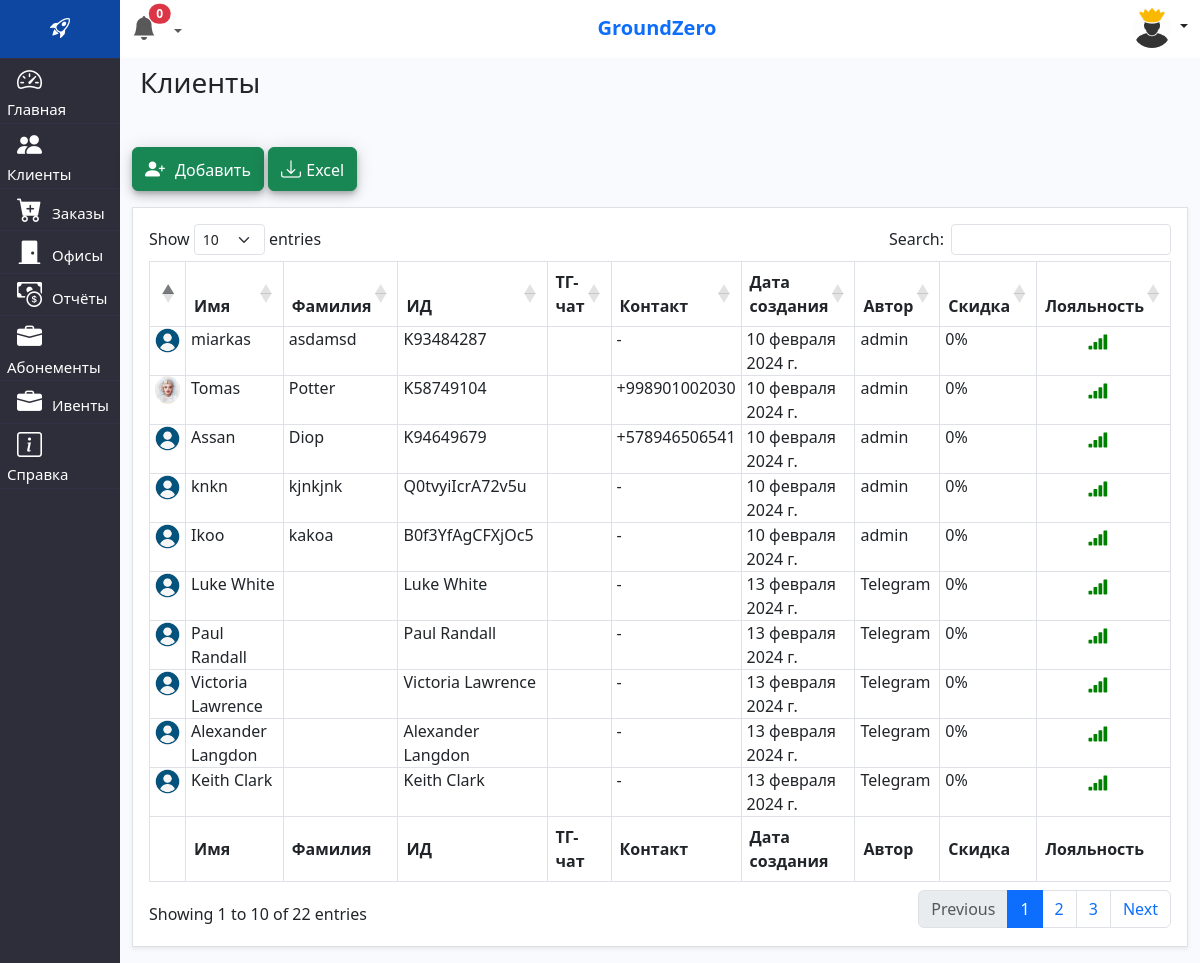
Screenshot of /clients/ (signed in) with the database file from the repository.
### crm/models.py (models this page shows, shortened)
class Client(models.Model):
    objects = None
    languages = [("en", 'English'), ("ru", 'Russian'), ("uz", 'Uzbek')]
    tg_lang = models.CharField(max_length=10, choices=languages, default='ru', blank=True, null=True)
    name = models.CharField(max_length=50, verbose_name='Имя')
    surname = models.CharField(max_length=50, verbose_name='Фамилия')
    telegram_id = models.TextField(max_length=100, verbose_name='ТГ-ИД клиента', unique=True)
    image = models.ImageField(upload_to='images/', null=True, blank=True, verbose_name='Фото клиента')
    username = models.CharField(max_length=50, verbose_name='tg-username', null=True, blank=True)
    phone = models.CharField(max_length=20, verbose_name='Контакты', null=True, blank=True)
    comment = models.TextField(verbose_name='Комментария', null=True, blank=True)
    docs = models.FileField(upload_to='docs/users', null=True, blank=True, verbose_name='Документы')
    added_user = models.ForeignKey(settings.AUTH_USER_MODEL, on_delete=models.CASCADE, null=True, blank=True)
    created_at = models.DateTimeField(auto_now_add=True, verbose_name='Дата создания')
    discount = models.SmallIntegerField(default=0, verbose_name='Скидка %')
    email = models.EmailField(blank=True, null=True, verbose_name='Email')
    loyalty = models.PositiveSmallIntegerField(default=1, verbose_name='Стаж клиента/день')
    activity = models.PositiveSmallIntegerField(default=4, verbose_name='Индекс активности')
    def get_absolute_url(self):
        return reverse('client', kwargs={'telegram_id': self.telegram_id})
    def get_contact(self):
        if self.phone:
            return self.phone
        else:
            return '-'
    def file_link(self):
        if self.docs:
            return self.docs.url
    file_link.allow_tags = True
    def get_image(self):
        if self.image:
            return self.image.url
        else:
            return '/static/user.png'
    class Meta:
        verbose_name = 'Клиент'
        verbose_name_plural = 'Клиенты'

### crm/views.py (the view)
# urls.py: path('clients/', ClientsView.as_view(), name='clientview'),
class ClientsView(ListView):
    model = Client
    template_name = 'crm/clients.html'
    extra_context = {'title': 'Клиенты'}
    context_object_name = 'clients'
    def get_context_data(self, **kwargs):
        context = super().get_context_data(**kwargs)
        clients = Client.objects.order_by('-created_at')
        for client in clients:
            order = Order.objects.filter(client=client).order_by('-order_start').values('order_start').first()
            date = datetime.datetime.now()
            if order is not None:
                days_from_last_order = (date - order['order_start']).days
                if 0 <= days_from_last_order <= 7:
                    client.activity = 4
                elif 8 <= days_from_last_order <= 14:
                    client.activity = 3
                elif 15 <= days_from_last_order <= 30:
                    client.activity = 2
                elif 31 <= days_from_last_order:
                    client.activity = 1
                else:
                    client.activity = 4
            else:
                client.activity = 1
        return context

### crm/context_processor.py (called while the page is built)
def deactivete_subscribtion(request):
    eski_abonents = AbonementBuyList.objects.filter(subscription_end__lt=datetime.date.today())
    eski_abonents.update(is_active=False)
    return {
        'eski_abonents': eski_abonents
    }

### crm/templates/crm/clients.html (shortened to what this page needs)
{% extends 'base.html' %}
{% load static %}
{% block main %}
<h3 class="m-2 mb-5">{{title}}</h3>
    <div class="ml-0 mb-3">
        <button class="btn btn-success" style="box-shadow: 0 3px 5px -1px rgba(0,0,0,.2),0 6px 10px 0 rgba(0,0,0,.14),0 1px 18px 0 rgba(0,0,0,.12)!important">
            <a href="{% url 'add_client' %}" style="color: white;text-decoration: none"><i class="bi bi-person-plus-fill"></i>Добавить</a>
        </button>
        {% if user.is_superuser %}
        <button class="btn btn-success" style="box-shadow: 0 3px 5px -1px rgba(0,0,0,.2),0 6px 10px 0 rgba(0,0,0,.14),0 1px 18px 0 rgba(0,0,0,.12)!important"><a href="{% url 'export_client' %}" style="color: white;text-decoration: none;"><i class="bi bi-download m-0"> </i>Excel</a>
        </button>
        {% endif %}
    </div>
<div class="mt-1 mb-3 p-3 button-container bg-white border shadow-sm">
    {% include 'crm/components/_client_table.html' %}
</div>
{% endblock main %}

### templates/components/_header.html (shortened to what this page needs)
{% load static %}
<div class="row header shadow-sm">
    <div class="col-sm-2 text-center" style="width: 10%;padding: 0;">
        <div class="mr-3 pt-2 pb-2 mb-0" style="background-color: #0D47A1;">
            <h3 class="logo">
                <a href="{% url 'index' %}" class="text-white fs-4 text-decoration-none">
                    <i class="bi bi-rocket-takeoff m-0 p-0"></i>
                </a>
            </h3>
        </div>
    </div>
    <div class="col-sm-10 text-center pt-2" style="width: 90%;">
        <div class="d-grid gap-2 d-md-flex justify-content-md-between">
            {% include 'crm/components/notifications.html' %}
            <span class="text-primary" style="font-size:20px;display: flex; align-items: center"><strong>{{ user.groups.all.0.name }}</strong></span>
            <div class="nav-item dropdown">
                <a class="nav-link dropdown-toggle" href="#" role="button" data-bs-toggle="dropdown"
                   aria-expanded="false">
                    {% if user.is_superuser %}
                    <img src="{% static 'admin_icon.jpg' %}" alt="" class='rounded-circle' style="width:40px">
                    {% else %}
                    <img src="{% static 'user.png' %}" alt="" class='rounded-circle' style="width:40px">
                    {% endif %}
                </a>
            </div>
        </div>
    </div>
</div>

### crm/templates/crm/components/_client_table.html (shortened to what this page needs)
<link rel="stylesheet" href="https://cdnjs.cloudflare.com/ajax/libs/twitter-bootstrap/5.3.0/css/bootstrap.min.css">
<link rel="stylesheet" href="https://cdn.datatables.net/1.13.6/css/dataTables.bootstrap5.min.css">
<table id="example" class="table table-hover table-bordered" style="width:100%">
    <thead>
    <tr>
        <th></th>
        <th>Имя</th>
        <th>Фамилия</th>
        <th>ИД</th>
        <th>ТГ-чат</th>
        <th>Контакт</th>
        <th>Дата создания</th>
        <th>Автор</th>
        <th>Скидка</th>
        <th>Лояльность</th>
    </tr>
    </thead>
    <tbody>
    {% for c in clients %}
    <tr onclick="window.location='{{ c.get_absolute_url }}'" style="cursor: pointer">
        <td style="padding:0px 5px;text-align:center"><img src="{{ c.get_image }}" class='rounded-circle' style="width:25px "></td>
        <td style="padding:0px 5px">{{ c.name }}</td>
        <td style="padding:0px 5px">{{ c.surname }}</td>
        <td style="padding:0px 5px">{{ c.telegram_id }}</td>
        {% if c.username %}
        <td style="padding:0px 5px"><a href="https://t.me/{{ c.username }}" class="text-primary" style="text-decoration: none"><i class="bi bi-telegram p-0 m-0"> </i>Chat</a>
        </td>
        {% else %}
        <td style="padding:0px 5px"></td>
        {% endif %}
        <td style="padding:0px 5px">{{ c.get_contact }}</td>
        <td style="padding:0px 5px">{{ c.created_at.date }}</td>
        {% if c.added_user %}
        <td style="padding:0px 5px">{{ c.added_user }}</td>
        {% else %}
        <td style="padding:0px 5px">Telegram</td>
        {% endif %}
        <td style="padding:0px 5px">{{ c.discount }}%</td>
        {% if c.activity == 1 %}
        <td class="p-0 text-center" style="padding:0px 5px"><i class="bi bi-reception-{{ c.activity }}"
                                       style="color:red;font-size:30px"></i>
        </td>
        {% elif c.activity == 2 %}
        <td class="p-0 text-center" style="padding:0px 5px"><i class="bi bi-reception-{{ c.activity }}"
                                       style="color:orange;font-size:30px"></i>
        </td>
        {% elif c.activity == 3 %}
        <td class="p-0 text-center" style="padding:0px 5px"><i class="bi bi-reception-{{ c.activity }}"
                                       style="color:green;font-size:30px"></i>
        </td>
        {% else %}
        <td class="p-0 text-center" style="padding:0px 5px"><i class="bi bi-reception-{{ c.activity }}"
                                       style="color:green;font-size:20px"></i>
        </td>
        {% endif %}
    </tr>
    {% endfor %}
    </tbody>
    <tfoot>
    <tr>
        <th></th>
        <th>Имя</th>
        <th>Фамилия</th>
        <th>ИД</th>
        <th>ТГ-чат</th>
        <th>Контакт</th>
        <th>Дата создания</th>
        <th>Автор</th>
        <th>Скидка</th>
        <th>Лояльность</th>
    </tr>
    </tfoot>
</table>

### crm/static/css/style.css (style rules this page uses)
i { font-size: 20px; margin-right: 10px; }
a { text-decoration: none; color: aliceblue; }

### crm/static/css/send_notification.css (style rules this page uses)
button { font-family: inherit; font-size: 10px; background: royalblue; color: white; padding: 0.7em 1em; padding-left: 0.9em; display: flex; align-items: center; border: none; border-radius: 16px; overflow: hidden; transition: all 0.2s; }

### rows the page displays
Client: name "miarkas", surname "asdamsd", telegram_id "K93484287", get_contact "-", created_at "10 февраля 2024 г.", added_user "admin", discount "0"
Client: get_image (picture), name "Tomas", surname "Potter", telegram_id "K58749104", get_contact "+998901002030", created_at "10 февраля 2024 г.", added_user "admin", discount "0"
Client: name "Assan", surname "Diop", telegram_id "K94649679", get_contact "+578946506541", created_at "10 февраля 2024 г.", added_user "admin", discount "0"
Client: name "knkn", surname "kjnkjnk", telegram_id "Q0tvyiIcrA72v5u", get_contact "-", created_at "10 февраля 2024 г.", added_user "admin", discount "0"
Client: name "Ikoo", surname "kakoa", telegram_id "B0f3YfAgCFXjOc5", get_contact "-", created_at "10 февраля 2024 г.", added_user "admin", discount "0"
Client: name "Luke White", telegram_id "Luke White", get_contact "-", created_at "13 февраля 2024 г.", shows "Telegram", discount "0"
Client: name "Paul Randall", telegram_id "Paul Randall", get_contact "-", created_at "13 февраля 2024 г.", shows "Telegram", discount "0"
Client: name "Victoria Lawrence", telegram_id "Victoria Lawrence", get_contact "-", created_at "13 февраля 2024 г.", shows "Telegram", discount "0"
Client: name "Alexander Langdon", telegram_id "Alexander Langdon", get_contact "-", created_at "13 февраля 2024 г.", shows "Telegram", discount "0"
Client: name "Keith Clark", telegram_id "Keith Clark", get_contact "-", created_at "13 февраля 2024 г.", shows "Telegram", discount "0"

### other values shown
{{ counts }} "0"
{{ user.groups.all.0.name }} "GroundZero"
{{ title }} "Клиенты"
